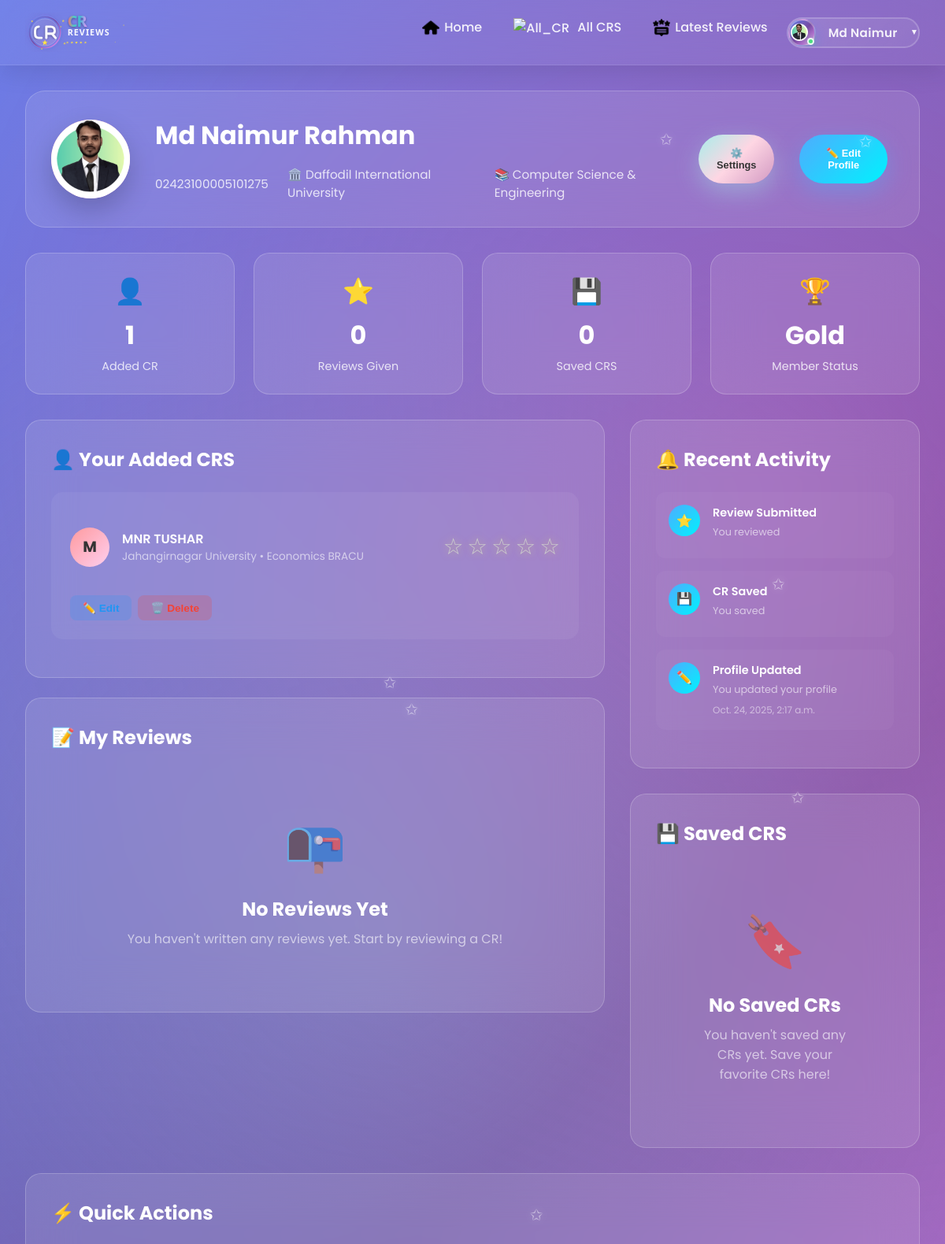
The page /user_dashboard/md-naimur-rahman/ (signed in, upper part) on the database as committed earlier.
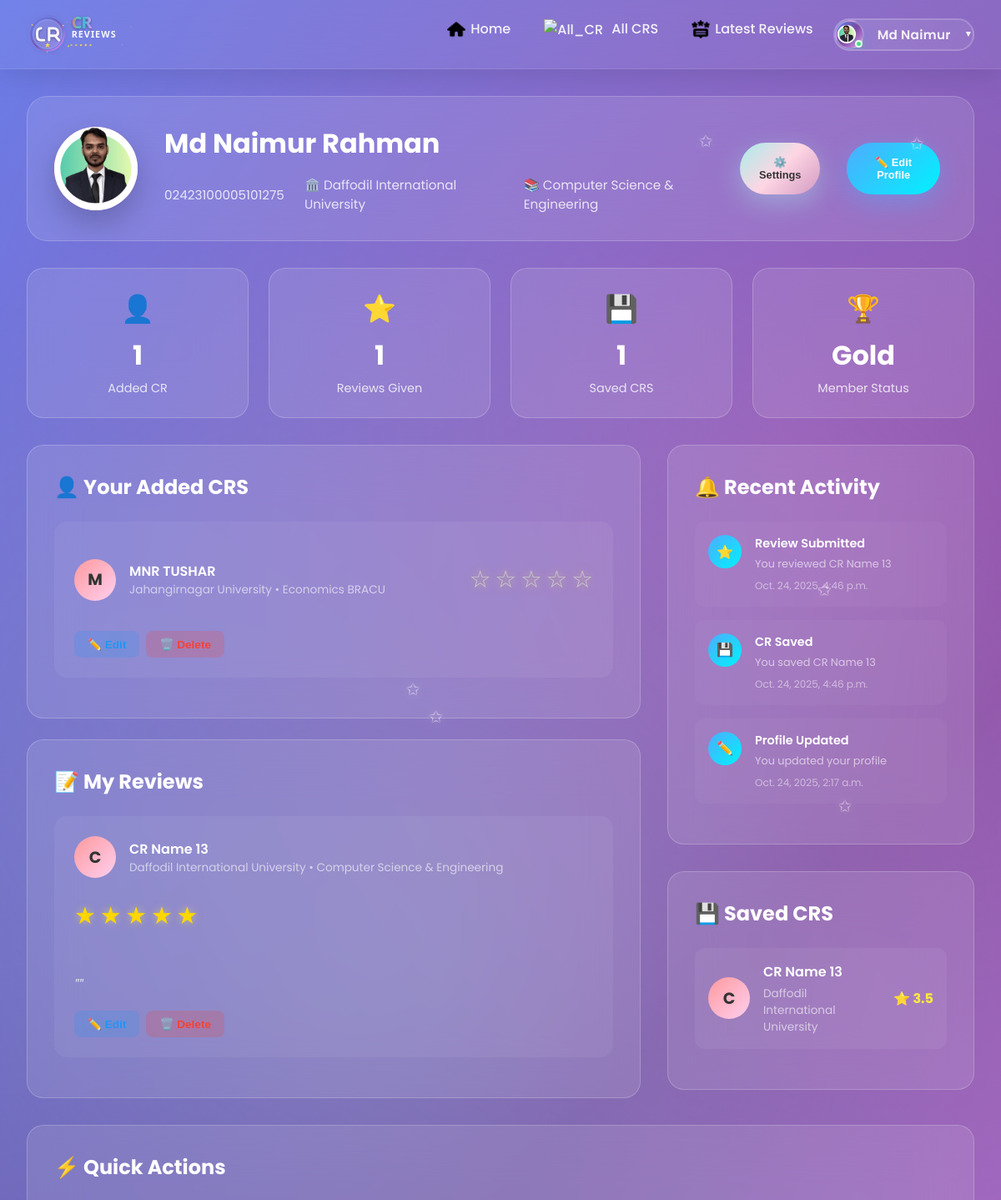
The same page on the database as committed later.
### cr/models.py (models this page shows, shortened)
class CrProfile(models.Model):
    user=models.OneToOneField('userprofile.User', on_delete=models.CASCADE,related_name='user_profile')
    university=models.ForeignKey(University, on_delete=models.CASCADE,related_name='university_crs')
    department=models.ForeignKey(Department, on_delete=models.CASCADE,related_name='department_crs')
    cr_status = models.CharField(
    max_length=20,
    choices=[('Present', 'Present CR'), ('Former', 'Former CR')],
    default='Present'
    )
    profile_picture = models.ImageField(upload_to='cr_profile_pictures/', blank=True, null=True)
    name = models.CharField(max_length=100)
    gender = models.CharField(choices=[('M', 'Male'), ('F', 'Female')], max_length=1)
    email = models.EmailField(blank=True, null=True)
    phone = models.CharField(max_length=30, blank=True, null=True)
    st_id = models.CharField(max_length=50, unique=True)
    batch = models.CharField(max_length=20)
    dept_batch = models.CharField(max_length=20 , blank=True, null=True)
    section = models.CharField(max_length=10)
    bio = models.TextField(blank=True, null=True)
    date_of_birth = models.DateField(blank=True, null=True)
    slug = models.SlugField(unique=True, blank=True)
    facebook_url = models.URLField(default='https://www.facebook.com/')
    instagram_url = models.URLField(default='https://www.instagram.com/')
    linkedin_url = models.URLField(default='https://www.linkedin.com/')
    created_at=models.DateTimeField(auto_now_add=True)
    updated_at=models.DateTimeField(auto_now=True)
    deleted_at=models.DateTimeField(auto_now=True,blank=True,null=True)
    @property
    def average_rating(self):
        avg=self.cr_reviews.aggregate(Avg('rating'))['rating__avg']
        return round(avg,1) if avg else 0

class University(models.Model):
    Public = "Public"
    Private = "Private"
    university_type = [
        (Public,"Public"),
        (Private,"Private"),
    ]
    title =models.CharField(max_length=100,unique=True,blank=False,null=False)
    type =models.CharField(max_length=100,choices=university_type)
    address=models.CharField(max_length=150, blank=True, null=True)
    slug=models.SlugField(blank=True,unique=True)
    created_at=models.DateTimeField(auto_now_add=True)
    updated_at=models.DateTimeField(auto_now=True)
    daleted_at=models.DateTimeField(auto_now=True,blank=True,null=True)
    def __str__(self):
        return self.title

class Department(models.Model):
    university=models.ForeignKey(University, on_delete=models.CASCADE,related_name='departments')
    title=models.CharField(max_length=50,unique=True,blank=False,null=False)
    code=models.CharField(max_length=50,unique=True,blank=True,null=True)
    slug=models.SlugField(blank=True,unique=True)
    created_at=models.DateTimeField(auto_now_add=True)
    updated_at=models.DateTimeField(auto_now=True)
    daleted_at=models.DateTimeField(auto_now=True,blank=True,null=True)
    def __str__(self):
        return self.title

class Review(models.Model):
    user=models.OneToOneField('userprofile.User', on_delete=models.CASCADE,related_name='userreviews')
    cr_profile=models.ForeignKey(CrProfile, on_delete=models.CASCADE,related_name='cr_reviews')
    rating = models.PositiveSmallIntegerField()
    description = models.TextField(blank=True, null=True)
    slug = models.SlugField(unique=True, blank=True)
    created_at = models.DateTimeField(auto_now_add=True)
    updated_at = models.DateTimeField(auto_now=True)
    deleted_at = models.DateTimeField(blank=True, null=True)

### userprofile/models.py (models this page shows, shortened)
class SavedCR(models.Model):
    user = models.ForeignKey(User, on_delete=models.CASCADE, related_name='saved_crs')
    cr_profile = models.ForeignKey(CrProfile, on_delete=models.CASCADE, related_name='saved_by')
    saved_at = models.DateTimeField(auto_now_add=True)
    class Meta:
        unique_together = ('user', 'cr_profile')

### userprofile/views.py (the view)
# urls.py: path('user_dashboard/<str:slug>/',user_dasboard,name="user_dashboard"),
@login_required
def user_dasboard(request,slug):
    user = User.objects.get(email=request.user.email,slug=slug)
    review = Review.objects.filter(user=user).order_by('-created_at')
    saved_crs = SavedCR.objects.filter(user=request.user).select_related('cr_profile')
    last = review.first()
    last_cr_saved= saved_crs.last()
    add_crs = CrProfile.objects.filter(user=request.user)
    items_per_page = 5
    add_crs_paginator = Paginator(add_crs, items_per_page)
    add_crs_page = request.GET.get('add_crs_page', 1)
    add_crs = add_crs_paginator.get_page(add_crs_page)
    saved_crs_paginator = Paginator(saved_crs, items_per_page)
    saved_crs_page = request.GET.get('saved_crs_page', 1)
    saved_crs = saved_crs_paginator.get_page(saved_crs_page)
    review_paginator = Paginator(review, items_per_page)
    review_page = request.GET.get('review_page', 1)
    review = review_paginator.get_page(review_page)
    context = {
        'user':user,
        'review':review,
        'last':last,
        'saved_crs':saved_crs,
        'last_cr_saved':last_cr_saved,
        'add_crs':add_crs,
    }
    return render(request,'user_profile/user_dashboard.html',context)

### templates/user_profile/user_dashboard.html (shortened to what the changed rows need)
{% extends 'base.html' %}
{% load static %}
{% block content %}
<div class="dashboard-container">
   <div class="dashboard-header">
      <div class="header-left">
         <div class="user-info">
            <h1>{{user.first_name}} {{user.last_name}}</h1>
         </div>
      </div>
   </div>
   <div class="stats-row">
      <div class="stat-box">
         <div class="stat-box-icon">⭐</div>
         <div class="stat-box-value">{{review.paginator.count}}</div>
         <div class="stat-box-label">Reviews Given</div>
      </div>
      <div class="stat-box">
         <div class="stat-box-icon">💾</div>
         <div class="stat-box-value">{{saved_crs.paginator.count}}</div>
         <div class="stat-box-label">Saved CRS</div>
      </div>
   </div>
   <div class="content-grid">
      <div>
         <div class="dashboard-card">
            <div class="card-header">
               <h2 class="card-title">👤 Your Added CRS</h2>
            </div>
            {% if add_crs %}
            {% for add in add_crs %}
            <div class="review-item">
               <div class="review-header">
                  <div class="review-cr">
                     <div class="saved-avatar">
                        {% if add.profile_picture %}
                        <img src={{add.profile_picture.url}} alt={{add.name}} />
                        {% else %}
                        {{add.name|first|upper}}
                        {% endif %}
                     </div>
                     <div class="cr-info">
                        <h4><a href="{% url 'cr_profile' add.slug %}" style="text-decoration: none; color: inherit;">{{add.name}}</a></h4>
                        <p>{{add.university}} • {{add.department}}</p>
                     </div>
                  </div>
                  <div class="rating">
                     {% for i in "12345" %} {% if forloop.counter <= add.average_rating %}
                     <span class="star filled">★</span>
                     {% else %}
                     <span class="star">☆</span>
                     {% endif %} {% endfor %}
                  </div>
               </div>
               <div class="review-actions">
                  <button class="action-btn edit" onclick="window.location.href='{% url 'edit_cr_profile' add.slug %}'">✏️ Edit</button>
                  <button class="action-btn delete" onclick="openDeleteModal('{{ add.slug }}', '{{ add.name }}')">🗑️ Delete</button>
               </div>
            </div>
            {% endfor %}
            {% endif %}
         </div>
         <br>
         <div class="dashboard-card">
            <div class="card-header">
               <h2 class="card-title">📝 My Reviews</h2>
            </div>
            {% if review %}
            {% for review in review %}
            <div class="review-item">
               <div class="review-header">
                  <div class="review-cr">
                     <div class="saved-avatar">
                        {% if review.cr_profile.profile_picture %}
                        <img src={{review.cr_profile.profile_picture.url}} alt={{review.cr_profile.name}} />
                        {% else %}
                        {{review.cr_profile.name|first|upper}}
                        {% endif %}
                     </div>
                     <div class="cr-info">
                        <h4><a href="{% url 'cr_profile' review.cr_profile.slug %}" style="text-decoration: none; color: inherit;">{{review.cr_profile.name}}</a></h4>
                        <p>{{review.cr_profile.university}} • {{review.cr_profile.department}}</p>
                     </div>
                  </div>
                  <div class="rating">
                     {% for i in "12345" %} {% if forloop.counter <= review.rating %}
                     <span class="star filled">★</span>
                     {% else %}
                     <span class="star">☆</span>
                     {% endif %} {% endfor %}
                  </div>
               </div>
               <div class="review-text">
                  "{{review.description}}"
               </div>
               <div class="review-actions">
                  <button class="action-btn edit" onclick="openEditReviewModal('{{ review.slug }}', {{ review.rating }}, '{{ review.description|escapejs }}')">✏️ Edit </button>
                  <button class="action-btn delete" onclick="openDeleteReviewModal('{{ review.slug }}')">🗑️ Delete</button>
               </div>
            </div>
            {% endfor %}
            {% else %}
            <div class="empty-state">
               <div class="empty-state-icon">📭</div>
               <h3>No Reviews Yet</h3>
               <p>You haven't written any reviews yet. Start by reviewing a CR!</p>
            </div>
            {% endif %}
         </div>
      </div>
      <div>
         <div class="dashboard-card" style="margin-bottom: 2rem;">
                     <div class="card-header">
                        <h2 class="card-title">🔔 Recent Activity</h2>
                     </div>
                     <div class="activity-item">
                        <div class="activity-content">
                           <h4>Review Submitted</h4>
                           <p>You reviewed {{last.cr_profile.name}}</p>
                           <div class="activity-time">{{last.created_at}}</div>
                        </div>
                     </div>
                     <div class="activity-item">
                        <div class="activity-content">
                           <h4>CR Saved</h4>
                           <p>You saved {{last_cr_saved.cr_profile.name}}</p>
                           <div class="activity-time">{{last_cr_saved.saved_at}}</div>
                        </div>
                     </div>
         </div>
         <div class="dashboard-card">
                     <div class="card-header">
                        <h2 class="card-title">💾 Saved CRS</h2>
                     </div>
                     {% if saved_crs %}
                     {% for save_cr in saved_crs %}
                     <div class="saved-cr-item">
                        <div class="saved-avatar">
                           {% if save_cr.cr_profile.profile_picture %}
                           <img src={{save_cr.cr_profile.profile_picture.url}} alt={{save_cr.cr_profile.name}} />
                           {% else %}
                           {{save_cr.cr_profile.name|first|upper}}
                           {% endif %}
                        </div>
                        <div class="saved-info">
                           <h4><a href="{% url 'cr_profile' save_cr.cr_profile.slug %}"  style="text-decoration: none; color: inherit;">{{save_cr.cr_profile.name}}</a></h4>
                           <p>{{save_cr.cr_profile.university}}</p>
                        </div>
                        <div class="saved-rating">
                           ⭐ {{save_cr.cr_profile.average_rating}}
                        </div>
                     </div>
                     {% endfor %}
                     {% else %}
                     <div class="empty-state">
                        <div class="empty-state-icon">🔖</div>
                        <h3>No Saved CRs</h3>
                        <p>You haven't saved any CRs yet. Save your favorite CRs here!</p>
                     </div>
                     {% endif %}
         </div>
      </div>
   </div>
      <div class="dashboard-card full-width-card" style="margin-top: 2rem;">
               <div class="card-header">
                  <h2 class="card-title">⚡ Quick Actions</h2>
               </div>
      </div>
</div>
{% endblock content %}

### templates/base.html (shortened to what this page needs)
<!DOCTYPE html>
<html lang="en">
{% load static %}
<head>
    <link rel="stylesheet" href="{% static 'style.css' %}">
    <link rel="stylesheet" href="{% static 'add_cr.css' %}">
    <link rel="stylesheet" href="{% static 'user_dashboard.css' %}">
    <link rel="stylesheet" href="{% static 'edit_user_settings.css' %}">
    <link rel="stylesheet" href="{% static 'footer/about.css' %}">
</head>
<body>
    <nav class="navbar">
        <div class="nav-container">
            <a href="{% url 'home' %}"  style="display: flex; align-items: center; text-decoration: none;">
            <img src="{% static 'logo.svg' %}" alt="CR Reviews" style="height:50px !important; width:auto !important; margin-right:10px;">
            </a>
            <ul class="nav-links">
                <li>
                <a href="{% url 'home' %}" class="nav-link {% if request.resolver_match.url_name == 'home' %}active{% endif %}">
                     <img class="h" src="{% static 'icons/home.png' %}" alt="Home" width="22" height="22">Home
                </a>
                </li>
                <li>
                <a href="{% url 'all_cr' %}" class="nav-link {% if request.resolver_match.url_name == 'all_cr' %}active{% endif %}">
                    <img src="{% static 'icons/audience.png' %}" alt="All_CR" width="24" height="24">
                    All CRS
                </a>
                </li>
                <li>
                <a href="{% url 'latest_reviews' %}" class="nav-link {% if request.resolver_match.url_name == 'latest_reviews' %}active{% endif %}">
                <img src="{% static 'icons/feedback.png' %}" alt="All_CR" width="24" height="24">Latest Reviews
                 </a>
                </li>
                {% if user.is_authenticated %}
                <li class="user-dropdown">
                <a href="#" class="nav-link user-profile-btn">
                    <span class="user-avatar">
                    {% if user.profile_picture %}
                        <img src="{{ user.profile_picture.url }}" alt="{{ user.name }}" />
                    {% else %}
                        {{ user.first_name|first|upper }}
                    {% endif %}
                    </span>
                    <span class="user-name">{{user.first_name}}</span>
                    <span class="dropdown-arrow">▼</span>
                </a>
                </li>
                {% else %}
                <li><a href="{% url 'login'%}" class="nav-link" ><img src="{% static 'icons/user.png' %}" alt="All_CR" width="24" height="24">Login</a></li>
                <li><a href="{%url 'registration'%}" class="nav-link"><img src="{% static 'icons/add-user.png' %}" alt="All_CR" width="24" height="24"> Registration</a></li>
                {% endif %}
            </ul>
        </div>
    </nav>
    {% block content %}
    {% endblock content %}
</body>
</html>

Rows that differ between the two databases and show on the page:
added Review: cr_profile.name|first "C", cr_profile.name "CR Name 13", cr_profile.university "Daffodil International University", cr_profile.department "Computer Science & Engineering", rating 5 (drawn), created_at "Oct. 24, 2025, 4:46 p.m."
added SavedCR: cr_profile.name "CR Name 13", saved_at "Oct. 24, 2025, 4:46 p.m.", cr_profile.name|first "C", cr_profile.university "Daffodil International University", cr_profile.average_rating "3.5"
Other text that changed with them:
{{ review.paginator.count }}: "0" → "1"
{{ saved_crs.paginator.count }}: "0" → "1"
text no longer shown: "📭 No Reviews Yet You haven't written any reviews yet. Start by reviewing a CR! 🔖 No Saved CRs You haven't saved any CRs yet. Save your favorite CRs here!"
